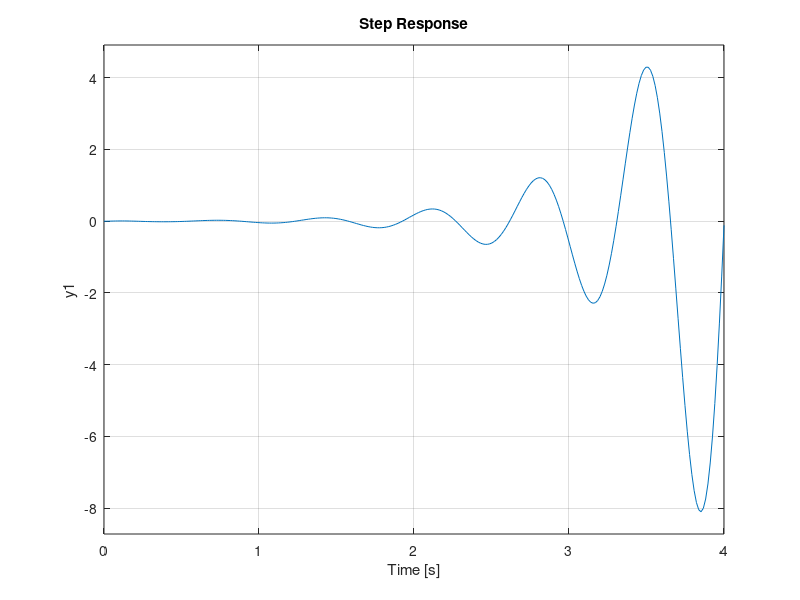

This chart was generated by the following MATLAB code:
fprintf('\nPart a\n')
Num = [1 1 5 -50];
Denom = [1 26 614 4369 39380 356000];
H = tf(Num, Denom)

fprintf('Part b\n\n')
[Z, P, K] = zpkdata(H, 'v');
fprintf('Zeros:\n\t%s\n\t%s\n\t%s\n\n', num2str(Z(1)), num2str(Z(2)), num2str(Z(3)))
fprintf('Poles:\n\t%s\n\t%s\n\t%s\n\n', num2str(P(1)), num2str(P(2)), num2str(P(3)))
fprintf('Gain: %d\n\n', K)

fprintf('Part c\n\nGraph attached\n\n')
step(5*H)

fprintf('Part d\n\n')
A = [1 2 5 90];
B = [1 56 -67];
C = conv(A, B);
fprintf('%ds^5%+ds^4%+ds^3%+ds^2%+ds%+d\n\n', C)

fprintf('Part e\n')
z = [1, -56];
p = [-1, -1+2j, -1-2j];
k = 5;
h = zpk(z, p, k)
